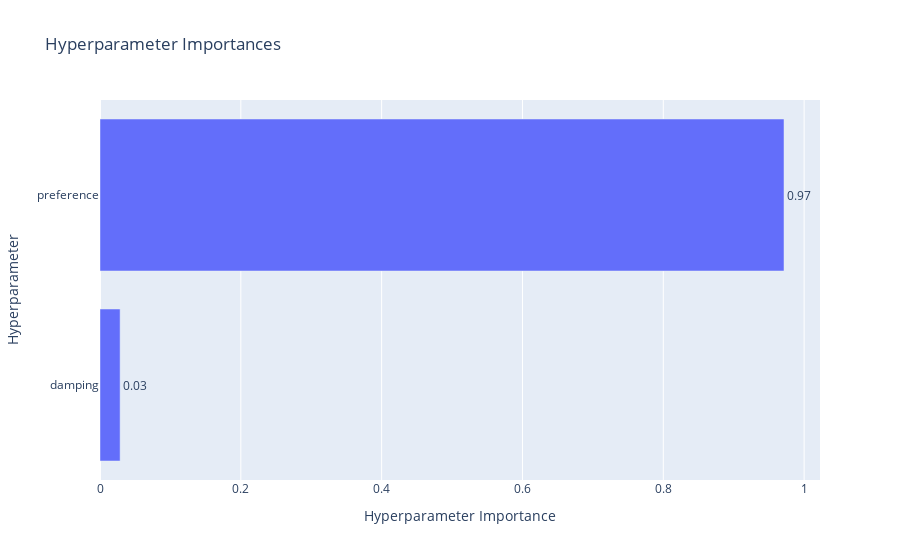

Write notebook code for a chart like this one.
### Code cell
# Vẽ tầm quan trọng các tham số (Hyperparameter Importance)
optuna.visualization.plot_param_importances(study).show()

### Figure 1 — Plotly figure (JSON) as saved in the notebook; plotly's stock layout.template omitted (floating-point values rounded to 4 significant figures)
{"data": [{"cliponaxis": false, "hovertemplate": ["damping (FloatDistribution): 0.02855688229873293<extra></extra>", "preference (FloatDistribution): 0.9714431177012671<extra></extra>"], "name": "Objective Value", "orientation": "h", "text": ["0.03", "0.97"], "textposition": "outside", "type": "bar", "x": [0.02856, 0.9714], "y": ["damping", "preference"]}], "layout": {"title": {"text": "Hyperparameter Importances"}, "xaxis": {"title": {"text": "Hyperparameter Importance"}}, "yaxis": {"title": {"text": "Hyperparameter"}}}}
